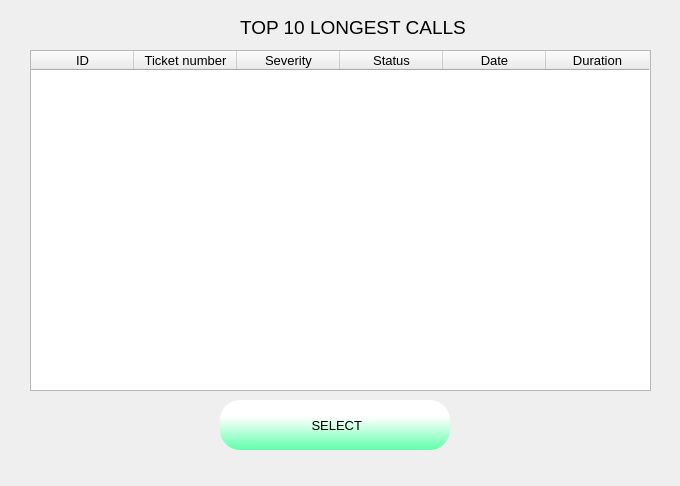
<?xml version="1.0" encoding="UTF-8"?>
<ui version="4.0">
 <class>Top10LongestCallsDialog</class>
 <widget class="QDialog" name="Top10LongestCallsDialog">
  <property name="geometry">
   <rect>
    <x>0</x>
    <y>0</y>
    <width>680</width>
    <height>486</height>
   </rect>
  </property>
  <property name="minimumSize">
   <size>
    <width>680</width>
    <height>486</height>
   </size>
  </property>
  <property name="maximumSize">
   <size>
    <width>680</width>
    <height>486</height>
   </size>
  </property>
  <property name="windowTitle">
   <string>Dialog</string>
  </property>
  <widget class="QTableWidget" name="tableWidgetTop10LongestCalls">
   <property name="geometry">
    <rect>
     <x>30</x>
     <y>50</y>
     <width>621</width>
     <height>341</height>
    </rect>
   </property>
   <property name="sizePolicy">
    <sizepolicy hsizetype="Maximum" vsizetype="Expanding">
     <horstretch>0</horstretch>
     <verstretch>0</verstretch>
    </sizepolicy>
   </property>
   <property name="minimumSize">
    <size>
     <width>0</width>
     <height>0</height>
    </size>
   </property>
   <property name="maximumSize">
    <size>
     <width>621</width>
     <height>16777215</height>
    </size>
   </property>
   <property name="font">
    <font>
     <pointsize>10</pointsize>
     <weight>50</weight>
     <italic>false</italic>
     <bold>false</bold>
     <underline>false</underline>
     <strikeout>false</strikeout>
     <kerning>true</kerning>
    </font>
   </property>
   <property name="cursor" stdset="0">
    <cursorShape>PointingHandCursor</cursorShape>
   </property>
   <property name="lineWidth">
    <number>1</number>
   </property>
   <property name="horizontalScrollBarPolicy">
    <enum>Qt::ScrollBarAlwaysOff</enum>
   </property>
   <property name="autoScrollMargin">
    <number>16</number>
   </property>
   <property name="editTriggers">
    <set>QAbstractItemView::NoEditTriggers</set>
   </property>
   <property name="alternatingRowColors">
    <bool>true</bool>
   </property>
   <property name="selectionMode">
    <enum>QAbstractItemView::SingleSelection</enum>
   </property>
   <property name="selectionBehavior">
    <enum>QAbstractItemView::SelectRows</enum>
   </property>
   <property name="textElideMode">
    <enum>Qt::ElideLeft</enum>
   </property>
   <property name="verticalScrollMode">
    <enum>QAbstractItemView::ScrollPerItem</enum>
   </property>
   <property name="showGrid">
    <bool>false</bool>
   </property>
   <property name="sortingEnabled">
    <bool>true</bool>
   </property>
   <property name="wordWrap">
    <bool>true</bool>
   </property>
   <attribute name="horizontalHeaderVisible">
    <bool>true</bool>
   </attribute>
   <attribute name="horizontalHeaderCascadingSectionResizes">
    <bool>false</bool>
   </attribute>
   <attribute name="horizontalHeaderDefaultSectionSize">
    <number>103</number>
   </attribute>
   <attribute name="horizontalHeaderHighlightSections">
    <bool>false</bool>
   </attribute>
   <attribute name="horizontalHeaderMinimumSectionSize">
    <number>33</number>
   </attribute>
   <attribute name="horizontalHeaderShowSortIndicator" stdset="0">
    <bool>true</bool>
   </attribute>
   <attribute name="verticalHeaderVisible">
    <bool>false</bool>
   </attribute>
   <attribute name="verticalHeaderDefaultSectionSize">
    <number>30</number>
   </attribute>
   <attribute name="verticalHeaderHighlightSections">
    <bool>false</bool>
   </attribute>
   <column>
    <property name="text">
     <string>ID</string>
    </property>
   </column>
   <column>
    <property name="text">
     <string>Ticket number</string>
    </property>
   </column>
   <column>
    <property name="text">
     <string>Severity</string>
    </property>
   </column>
   <column>
    <property name="text">
     <string>Status</string>
    </property>
   </column>
   <column>
    <property name="text">
     <string>Date</string>
    </property>
   </column>
   <column>
    <property name="text">
     <string>Duration</string>
    </property>
   </column>
  </widget>
  <widget class="QPushButton" name="pushButtonSelektovano">
   <property name="geometry">
    <rect>
     <x>220</x>
     <y>400</y>
     <width>230</width>
     <height>50</height>
    </rect>
   </property>
   <property name="sizePolicy">
    <sizepolicy hsizetype="Minimum" vsizetype="Minimum">
     <horstretch>0</horstretch>
     <verstretch>0</verstretch>
    </sizepolicy>
   </property>
   <property name="font">
    <font>
     <pointsize>10</pointsize>
    </font>
   </property>
   <property name="cursor">
    <cursorShape>PointingHandCursor</cursorShape>
   </property>
   <property name="styleSheet">
    <string notr="true">QPushButton:hover {background-color: qlineargradient(spread:pad, x1:1, y1:0, x2:0.988636, y2:0.983, stop:0 rgba(96, 255, 170, 255), stop:0.664773 rgba(255, 255, 255, 255));}
QPushButton:pressed { border: 1px solid black;}
QPushButton { background-color: qlineargradient(spread:pad, x1:1, y1:1, x2:1, y2:0, stop:0 rgba(96, 255, 170, 255), stop:0.664773 rgba(255, 255, 255, 255)); border-radius: 20px; }

</string>
   </property>
   <property name="text">
    <string> SELECT</string>
   </property>
   <property name="icon">
    <iconset>
     <normaloff>images/005-select.png</normaloff>images/005-select.png</iconset>
   </property>
   <property name="iconSize">
    <size>
     <width>32</width>
     <height>32</height>
    </size>
   </property>
  </widget>
  <widget class="QLabel" name="label">
   <property name="geometry">
    <rect>
     <x>240</x>
     <y>12</y>
     <width>231</width>
     <height>30</height>
    </rect>
   </property>
   <property name="font">
    <font>
     <pointsize>14</pointsize>
    </font>
   </property>
   <property name="text">
    <string>TOP 10 LONGEST CALLS</string>
   </property>
  </widget>
 </widget>
 <resources/>
 <connections/>
</ui>
